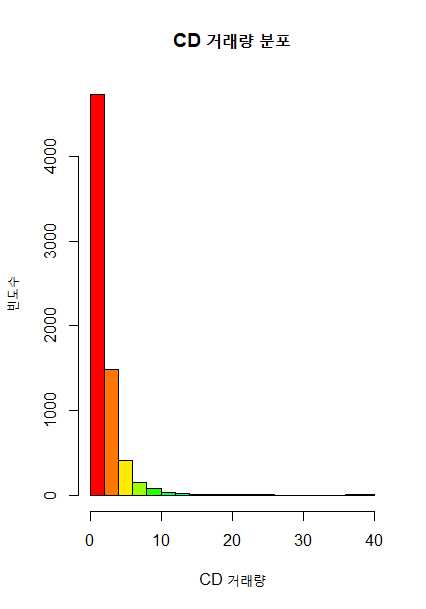

This chart was generated by the following R code:
//2021.3.29에 작성한 과제

url<-"https://raw.githubusercontent.com/cran/BTYD/master/data/cdnowElog.csv"
data<-read.csv(url,header=T)
head(data)
tail(data)
quantity<-data$cds
table(quantity)
hist(quantity,main = "CD 거래량 분포",xlab="CD 거래량",
     ylab="빈도수",col=rainbow(13))
